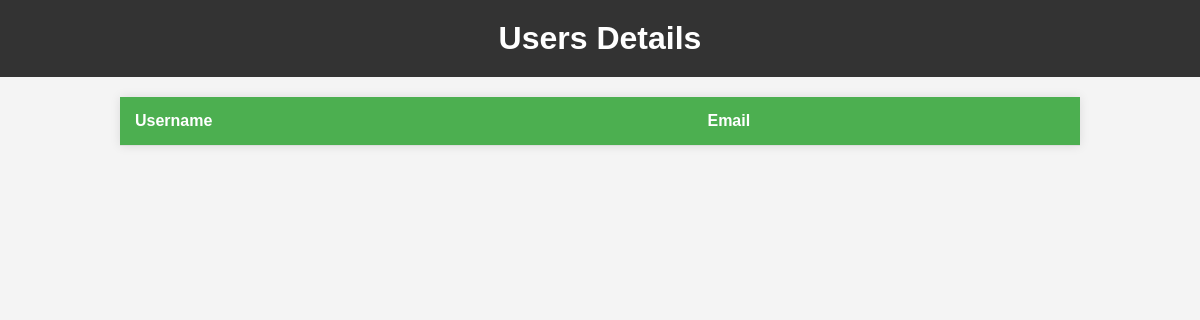
Before: /userpage/ with the older database file.
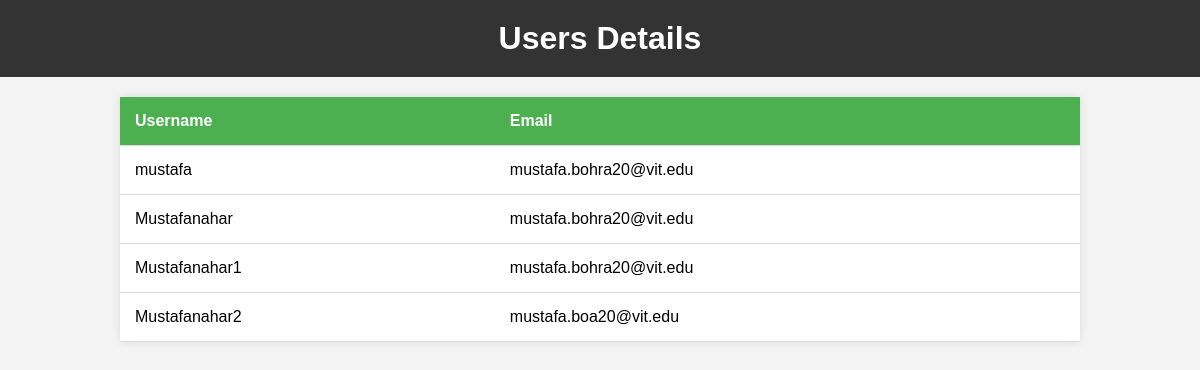
After: the same page with the newer database file.
### form/models.py (models this page shows)
class registerForm(models.Model):
    domain=models.CharField(max_length=10,default='select')
    username = models.CharField(max_length=20)
    email = models.EmailField()
    password=models.CharField(max_length=15)
    visibility = models.BooleanField(default=False)

### social_book/views.py (the view)
# urls.py: path('userpage/',views.userpage),
def userpage(request):
    users = registerForm.objects.all()
    data={"users":users}
    return render(request,"userPage.html",data)

### templates/userPage.html (shortened to what this page needs)
<!DOCTYPE html>
<html lang="en">
<head>
</head>
<body>
<h1>
    Users Details</h1>
  <table>
    <thead>
      <tr>
        <th>Username</th>
        <th>Email</th>
      </tr>
    </thead>
    {% for i in users %}
    <tbody>
      <tr>
        <td>{{i.username}}</td>
        <td>{{i.email}}</td>
      </tr>
    </tbody>
    {% endfor %}
  </table>
</body>
</html>

### templates/userPage.html (style rules this page uses)
body { font-family: Arial, sans-serif; background-color: #f4f4f4; margin: 0; padding: 0; }
table { width: 80%; margin: 20px auto; border-collapse: collapse; background-color: #fff; box-shadow: 0 0 10px rgba(0, 0, 0, 0.1); }
th, td { padding: 15px; text-align: left; border-bottom: 1px solid #ddd; }
th { background-color: #4CAF50; color: white; }
h1 { text-align: center; padding: 20px; background-color: #333; color: white; margin: 0; }

Changed rows visible on the page:
added registerForm: username "mustafa", email "mustafa.bohra20@vit.edu"
added registerForm: username "Mustafanahar", email "mustafa.bohra20@vit.edu"
added registerForm: username "Mustafanahar1", email "mustafa.bohra20@vit.edu"
added registerForm: username "Mustafanahar2", email "mustafa.boa20@vit.edu"
